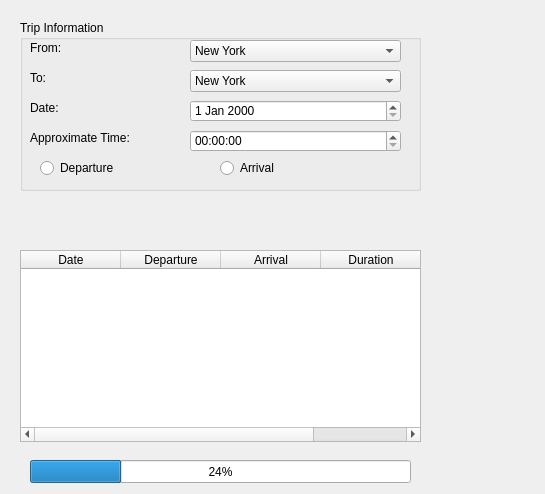
<?xml version="1.0" encoding="UTF-8"?>
<ui version="4.0">
 <class>TripPlanner</class>
 <widget class="QDialog" name="TripPlanner">
  <property name="geometry">
   <rect>
    <x>0</x>
    <y>0</y>
    <width>545</width>
    <height>494</height>
   </rect>
  </property>
  <property name="windowTitle">
   <string>TripPlanner</string>
  </property>
  <widget class="QGroupBox" name="info_gb_">
   <property name="geometry">
    <rect>
     <x>20</x>
     <y>20</y>
     <width>401</width>
     <height>171</height>
    </rect>
   </property>
   <property name="title">
    <string>Trip Information</string>
   </property>
   <widget class="QLabel" name="time_label_">
    <property name="geometry">
     <rect>
      <x>10</x>
      <y>110</y>
      <width>101</width>
      <height>16</height>
     </rect>
    </property>
    <property name="text">
     <string>Approximate Time:</string>
    </property>
   </widget>
   <widget class="QLabel" name="from_label_">
    <property name="geometry">
     <rect>
      <x>10</x>
      <y>20</y>
      <width>101</width>
      <height>16</height>
     </rect>
    </property>
    <property name="text">
     <string>From:</string>
    </property>
   </widget>
   <widget class="QLabel" name="to_label_">
    <property name="geometry">
     <rect>
      <x>10</x>
      <y>50</y>
      <width>91</width>
      <height>16</height>
     </rect>
    </property>
    <property name="text">
     <string>To:</string>
    </property>
   </widget>
   <widget class="QLabel" name="date_label_">
    <property name="geometry">
     <rect>
      <x>10</x>
      <y>80</y>
      <width>101</width>
      <height>16</height>
     </rect>
    </property>
    <property name="text">
     <string>Date:</string>
    </property>
   </widget>
   <widget class="QRadioButton" name="arrival_rb_">
    <property name="geometry">
     <rect>
      <x>200</x>
      <y>140</y>
      <width>89</width>
      <height>16</height>
     </rect>
    </property>
    <property name="text">
     <string>Arrival</string>
    </property>
   </widget>
   <widget class="QRadioButton" name="departure_rb_">
    <property name="geometry">
     <rect>
      <x>20</x>
      <y>140</y>
      <width>89</width>
      <height>16</height>
     </rect>
    </property>
    <property name="text">
     <string>Departure</string>
    </property>
   </widget>
   <widget class="QDateEdit" name="date_edit_">
    <property name="geometry">
     <rect>
      <x>170</x>
      <y>80</y>
      <width>211</width>
      <height>22</height>
     </rect>
    </property>
   </widget>
   <widget class="QTimeEdit" name="time_edit_">
    <property name="geometry">
     <rect>
      <x>170</x>
      <y>110</y>
      <width>211</width>
      <height>22</height>
     </rect>
    </property>
   </widget>
   <widget class="QComboBox" name="from_cb_">
    <property name="geometry">
     <rect>
      <x>170</x>
      <y>20</y>
      <width>211</width>
      <height>22</height>
     </rect>
    </property>
    <item>
     <property name="text">
      <string>New York</string>
     </property>
    </item>
    <item>
     <property name="text">
      <string>Berlin</string>
     </property>
    </item>
    <item>
     <property name="text">
      <string>Beijing</string>
     </property>
    </item>
   </widget>
   <widget class="QComboBox" name="to_cb_">
    <property name="geometry">
     <rect>
      <x>170</x>
      <y>50</y>
      <width>211</width>
      <height>22</height>
     </rect>
    </property>
    <item>
     <property name="text">
      <string>New York</string>
     </property>
    </item>
    <item>
     <property name="text">
      <string>Berlin</string>
     </property>
    </item>
    <item>
     <property name="text">
      <string>Beijing</string>
     </property>
    </item>
   </widget>
  </widget>
  <widget class="QProgressBar" name="status_pb_">
   <property name="geometry">
    <rect>
     <x>30</x>
     <y>460</y>
     <width>381</width>
     <height>23</height>
    </rect>
   </property>
   <property name="minimumSize">
    <size>
     <width>118</width>
     <height>23</height>
    </size>
   </property>
   <property name="value">
    <number>24</number>
   </property>
  </widget>
  <widget class="QTableWidget" name="result_tw_">
   <property name="geometry">
    <rect>
     <x>20</x>
     <y>250</y>
     <width>401</width>
     <height>192</height>
    </rect>
   </property>
   <column>
    <property name="text">
     <string>Date</string>
    </property>
   </column>
   <column>
    <property name="text">
     <string>Departure</string>
    </property>
   </column>
   <column>
    <property name="text">
     <string>Arrival</string>
    </property>
   </column>
   <column>
    <property name="text">
     <string>Duration</string>
    </property>
   </column>
  </widget>
  <widget class="QLabel" name="status_label_">
   <property name="geometry">
    <rect>
     <x>20</x>
     <y>210</y>
     <width>401</width>
     <height>20</height>
    </rect>
   </property>
   <property name="text">
    <string/>
   </property>
  </widget>
 </widget>
 <layoutdefault spacing="6" margin="11"/>
 <resources/>
 <connections/>
</ui>
